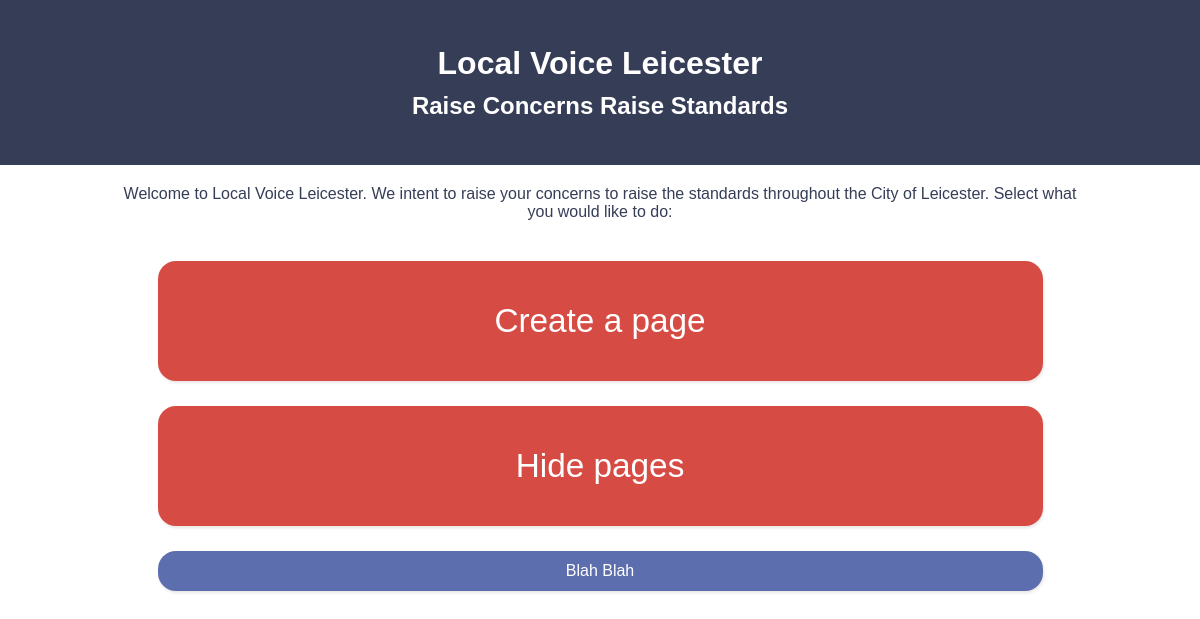
The page /all_pages on the database as committed earlier.
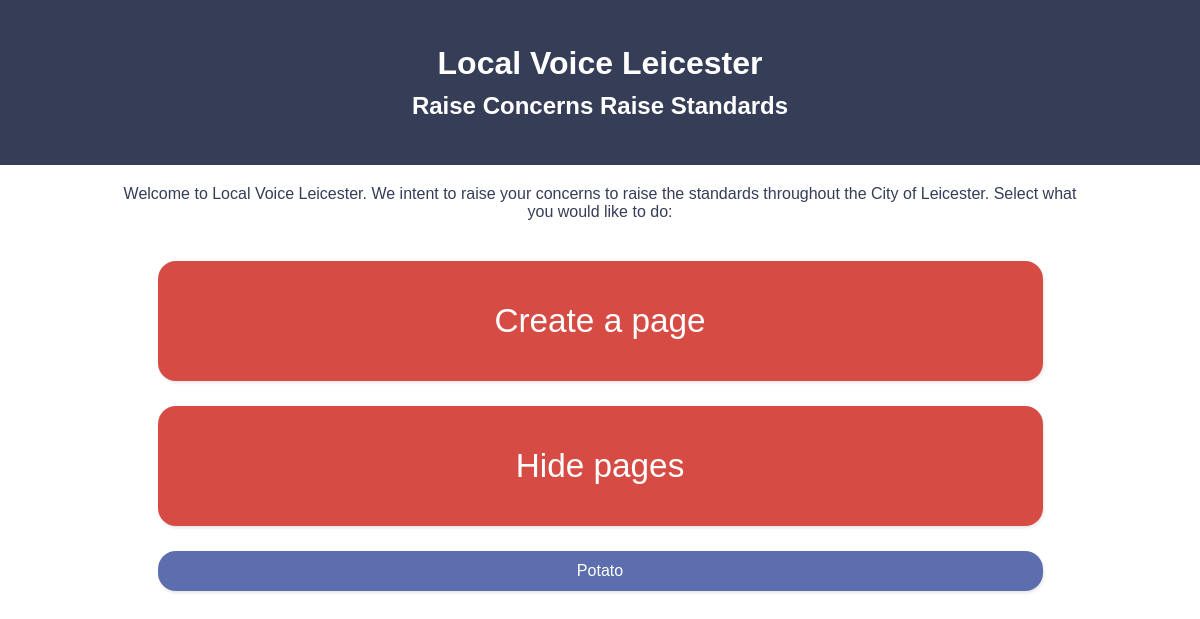
The same page on the database as committed later.
### code/main.py (models this page shows)
class Page(db.Model):
    name = db.Column(db.String, primary_key=True)
    description = db.Column(db.String)

### code/main.py (the view)
@app.route("/all_pages", methods=["GET"])
def site_all_page_viewing():
    pages = Page.query.all()
    page_names = [(page.name.title(), page.name.replace(" ", "-").lower()) for page in pages]
    return render_template("all_pages.html", page_names=page_names)

### code/templates/all_pages.html (shortened to what this page needs)
<html lang="en">
<head>
    <link rel="stylesheet" type="text/css" href="/static/styles.css">
</head>
<body>
    <header>
        <h1> Local Voice Leicester </h1>
        <h2> Raise Concerns Raise Standards </h2>
    </header>
    <main>
        <article class="blurb">
            <p> Welcome to Local Voice Leicester.
                We intent to raise your concerns to raise the standards throughout the City of Leicester.
                Select what you would like to do:
            </p>
        </article>
        <section class="menu-btn-section">
            <a href="/page_creation">
                <button class="menu-btn"> Create a page </button>
            </a>
        </section>
        <section class="menu-btn-section">
            <a href="/">
                <button class="menu-btn"> Hide pages </button>
            </a>
        </section>
        {% for page in page_names %}
        <section class="menu-btn-section">
            <a href="/pages/{{page[1]}}?return_to_index=true">
                <button class="small-menu-btn"> {{page[0]}} </button>
            </a>
        </section>
        {% endfor %}
    </main>
</body>
</html>
</body>
</html>

Rows that differ between the two databases and show on the page:
removed Page: name "Blah Blah"
added Page: name "Potato"
